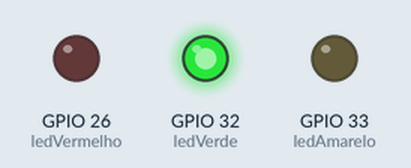
Bench run of a program on a simulated ESP32 board running MicroPython. Parts: output pins drawn as LEDs (lit = HIGH). Wiring (from the project's diagram.json): red LED on GPIO 26, green LED on GPIO 32, yellow LED on GPIO 33.

Above: at 1.5 s.
At 3.5 s:
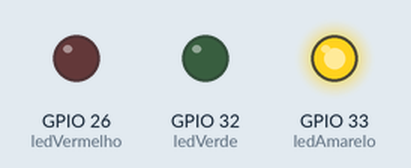
At 6.5 s:
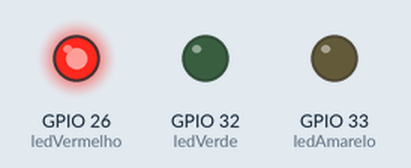
Timing chart, 0 to 11.7 s (numbered marks = the images above):
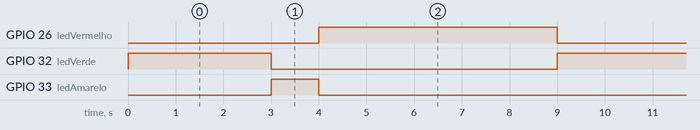

The program:

main.py
```python
import machine
import time

ledVermelho = machine.Pin(26, machine.Pin.OUT)
ledVerde = machine.Pin(32, machine.Pin.OUT)
ledAmarelo = machine.Pin(33, machine.Pin.OUT)


while True:
    ledVerde.value(1)
    time.sleep(3)
    ledVerde.value(0)
    ledAmarelo.value(1)
    time.sleep(1)
    ledAmarelo.value(0)
    ledVermelho.value(1)
    time.sleep(5)
    ledVermelho.value(0)
```

Measured:
- by itself, GPIO 26 (ledVermelho): alternates HIGH for 5.0 s and LOW for 4.0 s
- by itself, GPIO 32 (ledVerde): alternates HIGH for 3.0 s and LOW for 6.0 s
- by itself, GPIO 33 (ledAmarelo): alternates HIGH for 1.0 s and LOW for 8.0 s
